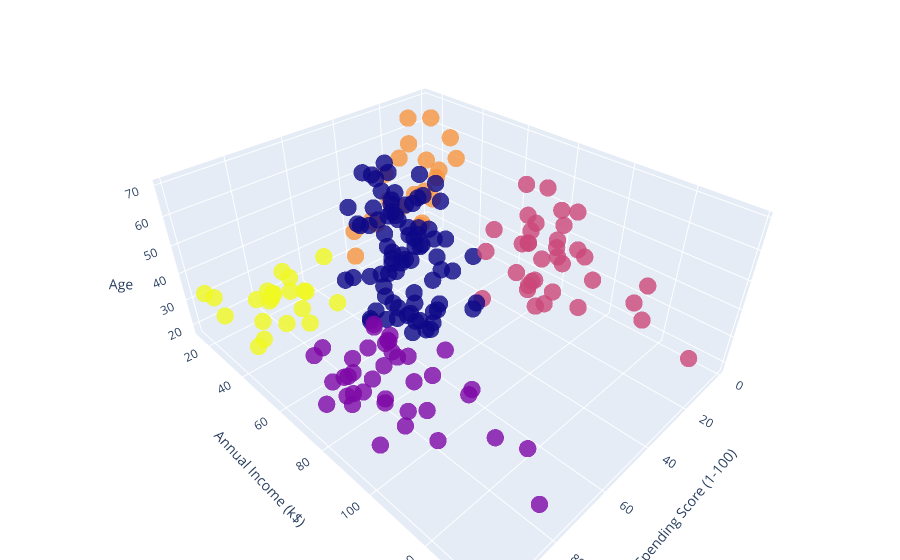

Notebook source saved alongside this figure:
### Code cell
import plotly.graph_objs as go
import plotly.offline as pyo

# Create custom hover text
hover_text = (
    'Age: ' + data['Age'].astype(str) +
    '<br>Income: $' + data['Annual Income (k$)'].astype(str) + 'k' +
    '<br>Spending Score: ' + data['Spending Score (1-100)'].astype(str) +
    '<br>Income Class: ' + data['income_score_class'].astype(str)
)

# Create the 3D scatter plot
trace = go.Scatter3d(
    x=data['Spending Score (1-100)'],
    y=data['Annual Income (k$)'],
    z=data['Age'],
    mode='markers',
    text=hover_text,
    hoverinfo='text',
    marker=dict(
        color=data['income_score_class'],
        size=6,
        opacity=0.8
                )
)

# Layout
layout = go.Layout(
    scene=dict(
        xaxis_title='Spending Score (1-100)',
        yaxis_title='Annual Income (k$)',
        zaxis_title='Age'
    ),
    margin=dict(l=0, r=0, b=0, t=0)
)

# Combine and plot
fig = go.Figure(data=[trace], layout=layout)
pyo.iplot(fig)

### Figure 1 — Plotly figure (JSON) as saved in the notebook; plotly's stock layout.template omitted (floating-point values rounded to 4 significant figures; data arrays with more than 128 entries replaced by an {"elided": "..."} marker saying what was removed)
{"data": [{"hoverinfo": "text", "marker": {"color": {"elided": "200 int values"}, "opacity": 0.8, "size": 6}, "mode": "markers", "text": {"elided": "200 str values"}, "type": "scatter3d", "x": {"elided": "200 int values"}, "y": {"elided": "200 int values"}, "z": {"elided": "200 int values"}}], "layout": {"margin": {"b": 0, "l": 0, "r": 0, "t": 0}, "scene": {"xaxis": {"title": {"text": "Spending Score (1-100)"}}, "yaxis": {"title": {"text": "Annual Income (k$)"}}, "zaxis": {"title": {"text": "Age"}}}}}
